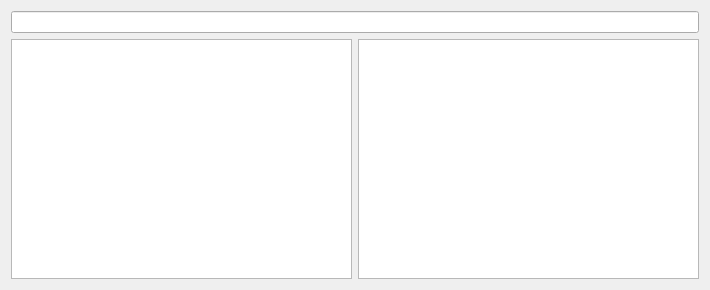
<?xml version="1.0" encoding="UTF-8"?>
<ui version="4.0">
 <class>FilesWidget</class>
 <widget class="QWidget" name="FilesWidget">
  <property name="geometry">
   <rect>
    <x>0</x>
    <y>0</y>
    <width>710</width>
    <height>290</height>
   </rect>
  </property>
  <property name="windowTitle">
   <string>Form</string>
  </property>
  <layout class="QVBoxLayout" name="verticalLayout">
   <item>
    <widget class="QLineEdit" name="text_edit"/>
   </item>
   <item>
    <layout class="QHBoxLayout" name="horizontalLayout">
     <item>
      <widget class="QTreeView" name="dir_view"/>
     </item>
     <item>
      <widget class="QListView" name="file_view"/>
     </item>
    </layout>
   </item>
  </layout>
 </widget>
 <resources/>
 <connections/>
</ui>
